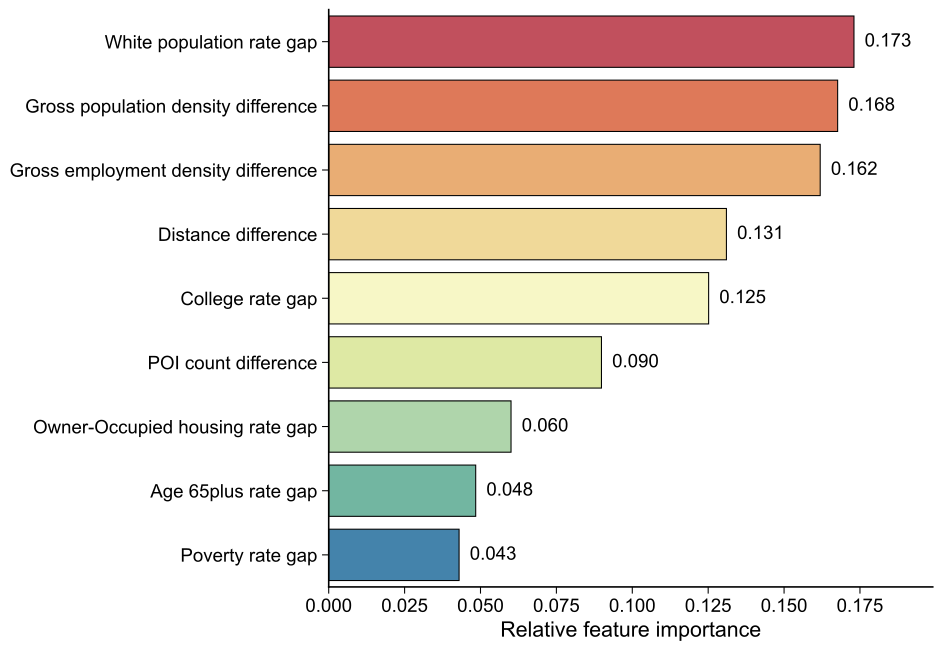

Write Python code to recreate this figure.
import os

import matplotlib

matplotlib.use("Agg")
import matplotlib.pyplot as plt
import pandas as pd
import seaborn as sns


SCRIPT_DIR = os.path.dirname(os.path.abspath(__file__))
INTERMEDIATE_DIR = SCRIPT_DIR
OUTPUT_IMG_DIR = SCRIPT_DIR
os.makedirs(OUTPUT_IMG_DIR, exist_ok=True)

FEATURE_IMPORTANCE_COLUMNS = {
    "Feature",
    "MDI_Importance",
    "Permutation_Importance_Mean",
    "Permutation_Importance_SD",
}

plt.rcParams.update({
    "font.family": "Arial",
    "font.size": 14,
    "axes.unicode_minus": False,
    "xtick.direction": "out",
    "ytick.direction": "out",
    "xtick.major.size": 5,
    "ytick.major.size": 5,
    "axes.linewidth": 1.2,
    "legend.frameon": False,
    "legend.fontsize": 14,
})


def validate_columns(df, required_columns, source_name):
    missing = sorted(required_columns - set(df.columns))
    if missing:
        raise ValueError(f"{source_name} is missing required columns: {missing}")


feature_importance_path = os.path.join(INTERMEDIATE_DIR, "Fig4B_feature_importance_results.csv")
feat_imp = pd.read_csv(feature_importance_path)
validate_columns(feat_imp, FEATURE_IMPORTANCE_COLUMNS, feature_importance_path)


def plot_feature_importance_advanced(feat_imp_df, save_name):
    print("Plotting Panel B feature importance...")

    label_map = {
        "Delta_Race_White": "White population rate gap",
        "Delta_Poverty": "Poverty rate gap",
        "Delta_Edu_College": "College rate gap",
        "Delta_Age_65plus": "Age 65plus rate gap",
        "Delta_Housing_Owner": "Owner-Occupied housing rate gap",
        "Delta_POI_Count": "POI count difference",
        "Delta_Job_Density": "Gross employment density difference",
        "Delta_Pop_Density": "Gross population density difference",
        "Log_Distance": "Distance difference",
    }

    feat_imp_df = feat_imp_df.copy()
    feat_imp_df["Label"] = feat_imp_df["Feature"].map(lambda x: label_map.get(x, x))
    feat_imp_df = feat_imp_df.sort_values(by="MDI_Importance", ascending=False)

    fig, ax = plt.subplots(figsize=(10, 7), dpi=300)
    palette = sns.color_palette("Spectral", n_colors=len(feat_imp_df))

    bars = sns.barplot(
        data=feat_imp_df,
        x="MDI_Importance",
        y="Label",
        palette=palette,
        edgecolor="black",
        linewidth=0.8,
        ax=ax,
    )

    for container in bars.containers:
        labels = [f"{v.get_width():.3f}" for v in container]
        ax.bar_label(
            container,
            labels=labels,
            label_type="edge",
            padding=8,
            fontsize=14,
            color="black",
        )

    ax.set_xlabel("Relative feature importance", fontsize=16)
    ax.set_ylabel("", fontsize=16)
    ax.set_xlim(0, feat_imp_df["MDI_Importance"].max() * 1.15)

    sns.despine(top=True, right=True)
    plt.tight_layout()

    plt.savefig(os.path.join(OUTPUT_IMG_DIR, f"{save_name}.png"), bbox_inches="tight")
    plt.savefig(os.path.join(OUTPUT_IMG_DIR, f"{save_name}.svg"), bbox_inches="tight")
    print(f"Panel B saved as {save_name}")


plot_feature_importance_advanced(feat_imp, "Fig4B")
